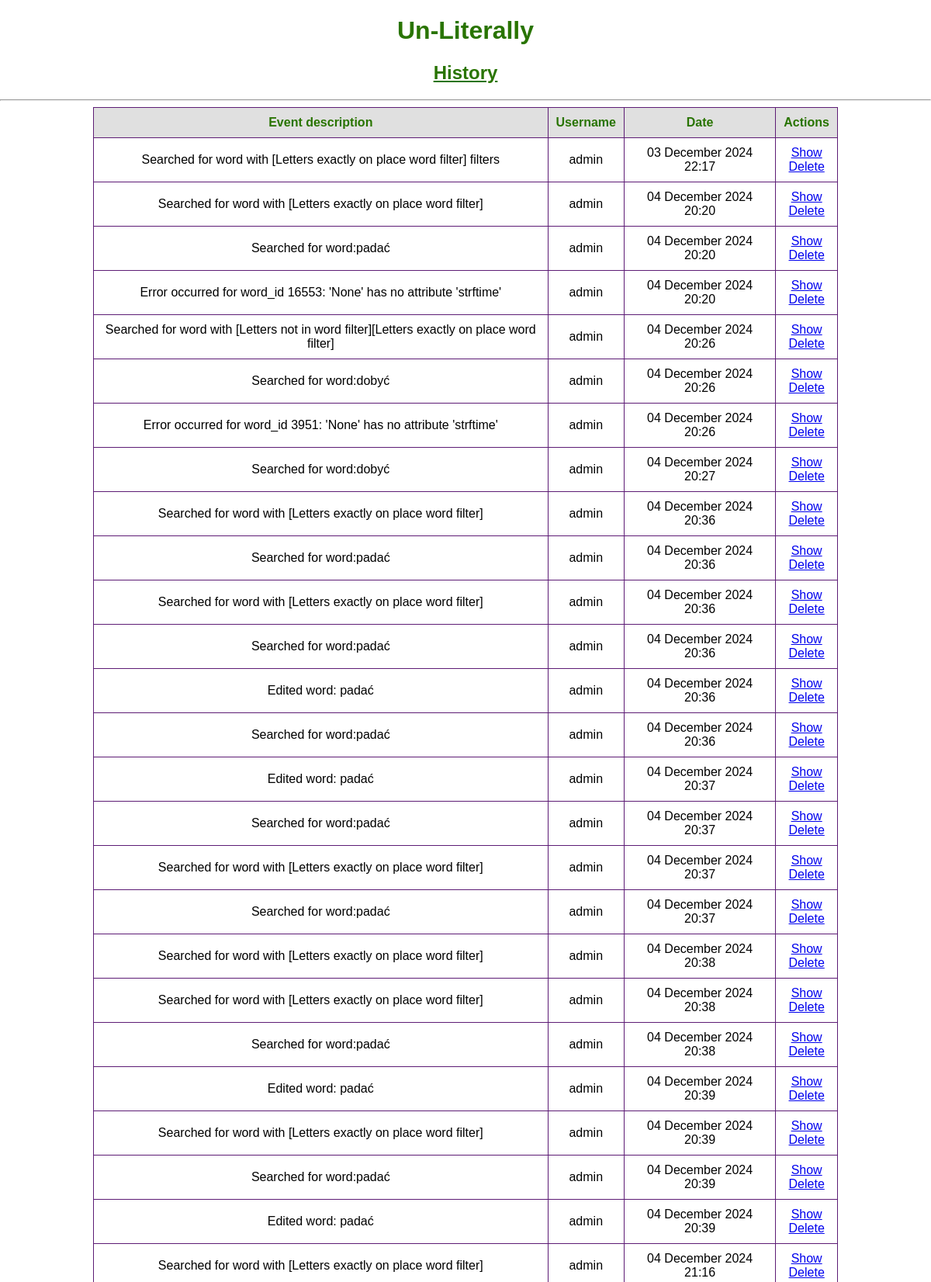
The app's page /history (signed in, upper part) with its own data.
### app.py (models this page shows)
class History(db.Model):
    id = db.Column(db.Integer, primary_key=True)
    date = db.Column(db.DateTime, default=datetime.utcnow)
    action = db.Column(db.String(5000), nullable=False)
    user = db.Column(db.String(50), nullable=False)

### app.py (the view)
@app.route('/history', methods=['GET'])
@login_required
def history():
    events = History.query.order_by(History.date).all()
    return render_template('history.html', events=events)

### app.py (called while the page is built)
@login_manager.user_loader
def load_user(user_id):
    return User.query.get(user_id)

### templates/history.html (shortened to what this page needs)
{% extends 'base.html' %}
{% block body %}
<div class="name">
    <h1 style="text-align: center; color: #297400; font-family: Arial; font-weight: bold;">Un-Literally</h1>
    <h2 style="text-align: center; color: #297400; text-decoration: underline; font-family: Arial; font-weight: bold;">History</h2>
</div>
<div>
    <hr>
    <div class="container_row">
        {% if events|length < 1 %}
            <h4 style="text-align: center;">There is no history saved</h4>
        {% else %}
            <table>
                <tr>
                    <th>Event description</th>
                    <th>Username</th>
                    <th>Date</th>
                    <th>Actions</th>
                </tr>
                {% for event in events %}
                    <tr>
                        <td>{% if event.action|length > 150 %}
                            {{ event.action[:150] + ' ...' }}
                        {% else %}
                            {{ event.action }}
                        {% endif %}
                        </td>
                        <td>{{ event.user }}</td>
                        <td>{{ event.date.strftime("%d %B %Y %H:%M") }}</td>
                        <td>
                            <a href="/show/event_{{event.id}}">Show</a>
                            <br>
                            <a href="/delete/event_{{event.id}}">Delete</a>
                        </td>
                    </tr>
                {% endfor %}
            </table>
        {% endif %}
    </div>
</div>
{% endblock %}

### static/css/main.css (style rules this page uses)
body, html { margin: 0; font-family: sans-serif; background-color: #FFFFFF; }
.name { margin: 0 auto; width: 400px; }
table { border-collapse: collapse; width: 80%; margin: auto; border: 1px solid #5d1c75; }
th, td { padding: 10px; text-align: center; border: 1px solid #5d1c75; }
th { background-color: #e0e0e0; color: #297400; }
.container_row { display: flex; justify-content: center; align-items: center; width: 100%; margin: auto; }

### records on screen
History: action "Searched for word with [Letters exactly on place word filter] filters", user "admin", date "03 December 2024 22:17"
History: action "Searched for word with [Letters exactly on place word filter]", user "admin", date "04 December 2024 20:20"
History: action "Searched for word:padać", user "admin", date "04 December 2024 20:20"
History: action "Error occurred for word_id 16553: 'None' has no attribute 'strftime'", user "admin", date "04 December 2024 20:20"
History: action "Searched for word with [Letters not in word filter][Letters exactly on place word filter]", user "admin", date "04 December 2024 20:26"
History: action "Searched for word:dobyć", user "admin", date "04 December 2024 20:26"
History: action "Error occurred for word_id 3951: 'None' has no attribute 'strftime'", user "admin", date "04 December 2024 20:26"
History: action "Searched for word:dobyć", user "admin", date "04 December 2024 20:27"
History: action "Searched for word with [Letters exactly on place word filter]", user "admin", date "04 December 2024 20:36"
History: action "Searched for word:padać", user "admin", date "04 December 2024 20:36"
History: action "Searched for word with [Letters exactly on place word filter]", user "admin", date "04 December 2024 20:36"
History: action "Searched for word:padać", user "admin", date "04 December 2024 20:36"
History: action "Edited word: padać", user "admin", date "04 December 2024 20:36"
History: action "Searched for word:padać", user "admin", date "04 December 2024 20:36"
History: action "Edited word: padać", user "admin", date "04 December 2024 20:37"
History: action "Searched for word:padać", user "admin", date "04 December 2024 20:37"
History: action "Searched for word with [Letters exactly on place word filter]", user "admin", date "04 December 2024 20:37"
History: action "Searched for word:padać", user "admin", date "04 December 2024 20:37"
History: action "Searched for word with [Letters exactly on place word filter]", user "admin", date "04 December 2024 20:38"
History: action "Searched for word with [Letters exactly on place word filter]", user "admin", date "04 December 2024 20:38"
History: action "Searched for word:padać", user "admin", date "04 December 2024 20:38"
History: action "Edited word: padać", user "admin", date "04 December 2024 20:39"
History: action "Searched for word with [Letters exactly on place word filter]", user "admin", date "04 December 2024 20:39"
History: action "Searched for word:padać", user "admin", date "04 December 2024 20:39"
History: action "Edited word: padać", user "admin", date "04 December 2024 20:39"
History: action "Searched for word with [Letters exactly on place word filter]", user "admin", date "04 December 2024 21:16"
